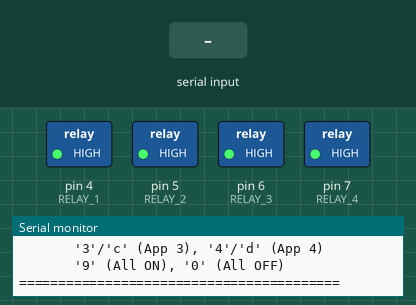
Recording of a sketch running on a simulated Arduino Uno, built with avr-gcc and run on an emulated ATmega328P. On the bench: switched loads named in the sketch (green lamp = pin HIGH), the last lines printed to the serial monitor. The inputs (shaded band) are chosen by the test bench.

Above: at 1.3 s.
1.4 s: "1" received over Serial
At 1.7 s:
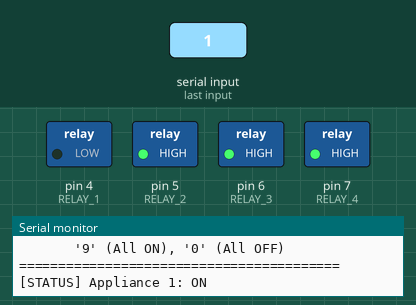
2.9 s: byte 57 ('9') received over Serial
At 4.1 s:
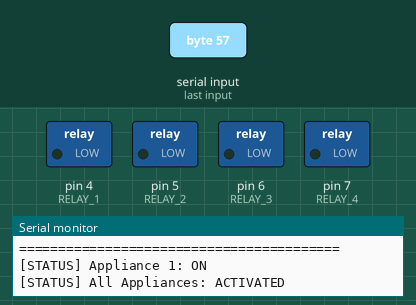
4.4 s: byte 68 ('D') received over Serial
At 5.2 s:
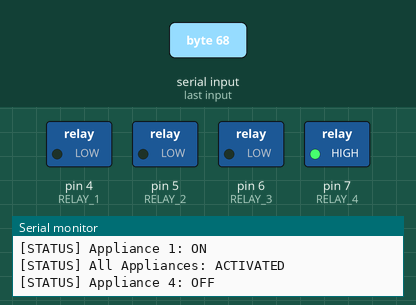
5.9 s: "A" received over Serial
At 6.3 s:
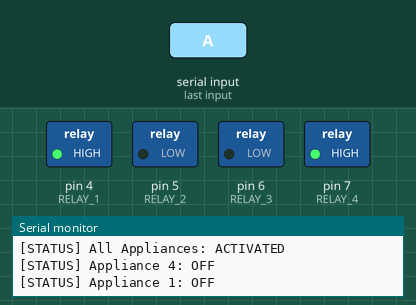
7.4 s: "B" received over Serial
At 8.6 s:
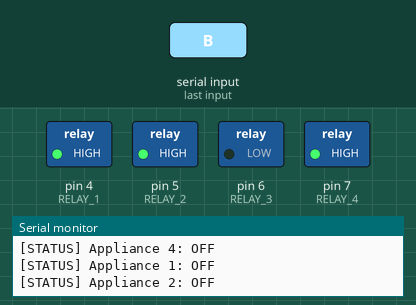
8.9 s: "4" received over Serial
At 9.8 s:
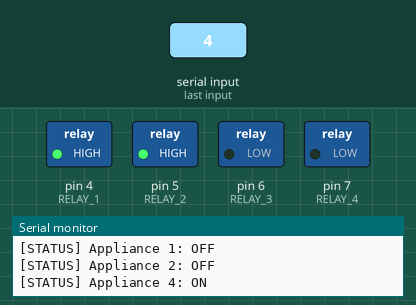
Timing chart, 0 to 11.4 s (numbered marks = the images above; inputs shaded):
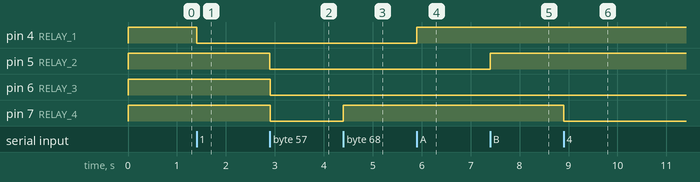

The sketch:

sketch.ino
```cpp
/*
 * Task 1: Home Automation via Bluetooth / Serial Control
 * Intern: Surisetty Epshitha
 * Domain: Embedded Systems (Codtech IT Solutions)
 */

const int RELAY_1 = 4;
const int RELAY_2 = 5;
const int RELAY_3 = 6;
const int RELAY_4 = 7;

char cmd;

void setup() {
  Serial.begin(9600);

  pinMode(RELAY_1, OUTPUT);
  pinMode(RELAY_2, OUTPUT);
  pinMode(RELAY_3, OUTPUT);
  pinMode(RELAY_4, OUTPUT);

  // Active-LOW relay initial states (HIGH = OFF)
  digitalWrite(RELAY_1, HIGH);
  digitalWrite(RELAY_2, HIGH);
  digitalWrite(RELAY_3, HIGH);
  digitalWrite(RELAY_4, HIGH);

  Serial.println("=========================================");
  Serial.println(" SMART HOME AUTOMATION SYSTEM INITIALIZED");
  Serial.println(" Send: '1'/'a' (App 1), '2'/'b' (App 2)");
  Serial.println("       '3'/'c' (App 3), '4'/'d' (App 4)");
  Serial.println("       '9' (All ON), '0' (All OFF)");
  Serial.println("=========================================");
}

void loop() {
  if (Serial.available() > 0) {
    cmd = Serial.read();

    switch (cmd) {
      case '1':
        digitalWrite(RELAY_1, LOW);
        Serial.println("[STATUS] Appliance 1: ON");
        break;
      case 'A':
      case 'a':
        digitalWrite(RELAY_1, HIGH);
        Serial.println("[STATUS] Appliance 1: OFF");
        break;

      case '2':
        digitalWrite(RELAY_2, LOW);
        Serial.println("[STATUS] Appliance 2: ON");
        break;
      case 'B':
      case 'b':
        digitalWrite(RELAY_2, HIGH);
        Serial.println("[STATUS] Appliance 2: OFF");
        break;

      case '3':
        digitalWrite(RELAY_3, LOW);
        Serial.println("[STATUS] Appliance 3: ON");
        break;
      case 'C':
      case 'c':
        digitalWrite(RELAY_3, HIGH);
        Serial.println("[STATUS] Appliance 3: OFF");
        break;

      case '4':
        digitalWrite(RELAY_4, LOW);
        Serial.println("[STATUS] Appliance 4: ON");
        break;
      case 'D':
      case 'd':
        digitalWrite(RELAY_4, HIGH);
        Serial.println("[STATUS] Appliance 4: OFF");
        break;

      case '9':
        digitalWrite(RELAY_1, LOW);
        digitalWrite(RELAY_2, LOW);
        digitalWrite(RELAY_3, LOW);
        digitalWrite(RELAY_4, LOW);
        Serial.println("[STATUS] All Appliances: ACTIVATED");
        break;

      case '0':
        digitalWrite(RELAY_1, HIGH);
        digitalWrite(RELAY_2, HIGH);
        digitalWrite(RELAY_3, HIGH);
        digitalWrite(RELAY_4, HIGH);
        Serial.println("[STATUS] All Appliances: DEACTIVATED");
        break;

      default:
        break;
    }
  }
}
```

Measured:
- after the input at 1.4 s, pin 4 (RELAY_1): HIGH → LOW at once
- after the input at 2.9 s, pin 5 (RELAY_2), pin 6 (RELAY_3), pin 7 (RELAY_4): HIGH → LOW at once
- after the input at 4.4 s, pin 7 (RELAY_4): LOW → HIGH at once
- after the input at 5.9 s, pin 4 (RELAY_1): LOW → HIGH at once
- after the input at 7.4 s, pin 5 (RELAY_2): LOW → HIGH at once
- after the input at 8.9 s, pin 7 (RELAY_4): HIGH → LOW at once
